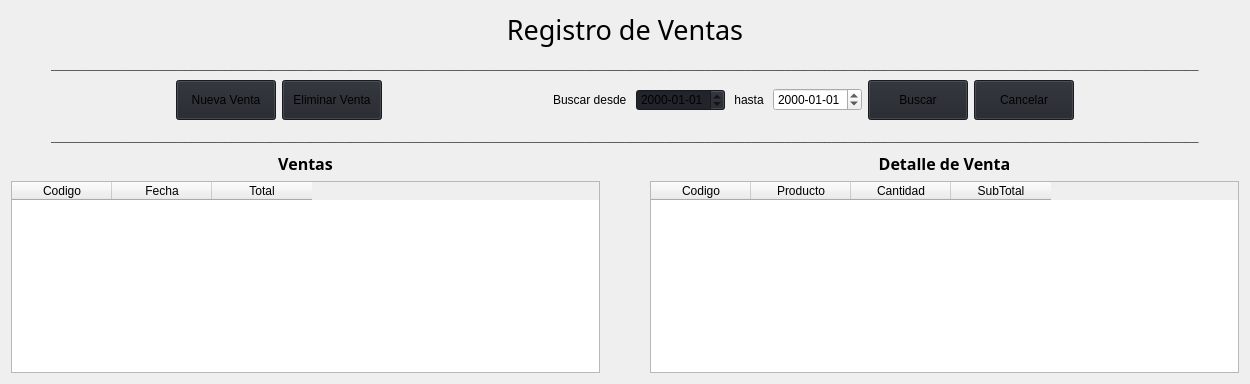
            <widget class="QWidget" name="page_ventas">
             <layout class="QVBoxLayout" name="verticalLayout_19">
              <item>
               <widget class="QLabel" name="label_15">
                <property name="font">
                 <font>
                  <family>Arial Black</family>
                  <pointsize>20</pointsize>
                  <weight>50</weight>
                  <italic>false</italic>
                  <bold>false</bold>
                 </font>
                </property>
                <property name="text">
                 <string>Registro de Ventas</string>
                </property>
                <property name="alignment">
                 <set>Qt::AlignCenter</set>
                </property>
               </widget>
              </item>
              <item>
               <layout class="QHBoxLayout" name="horizontalLayout_44">
                <item>
                 <spacer name="horizontalSpacer_65">
                  <property name="orientation">
                   <enum>Qt::Horizontal</enum>
                  </property>
                  <property name="sizeHint" stdset="0">
                   <size>
                    <width>40</width>
                    <height>20</height>
                   </size>
                  </property>
                 </spacer>
                </item>
                <item>
                 <widget class="QLabel" name="label_43">
                  <property name="styleSheet">
                   <string notr="true">color: rgb(67, 67, 67)</string>
                  </property>
                  <property name="text">
                   <string>____________________________________________________________________________________________________________________________________________________________________________</string>
                  </property>
                 </widget>
                </item>
                <item>
                 <spacer name="horizontalSpacer_66">
                  <property name="orientation">
                   <enum>Qt::Horizontal</enum>
                  </property>
                  <property name="sizeHint" stdset="0">
                   <size>
                    <width>40</width>
                    <height>20</height>
                   </size>
                  </property>
                 </spacer>
                </item>
               </layout>
              </item>
              <item>
               <layout class="QHBoxLayout" name="horizontalLayout_39">
                <item>
                 <spacer name="horizontalSpacer_46">
                  <property name="orientation">
                   <enum>Qt::Horizontal</enum>
                  </property>
                  <property name="sizeHint" stdset="0">
                   <size>
                    <width>40</width>
                    <height>20</height>
                   </size>
                  </property>
                 </spacer>
                </item>
                <item>
                 <widget class="QPushButton" name="btn_nuevaVenta">
                  <property name="minimumSize">
                   <size>
                    <width>100</width>
                    <height>40</height>
                   </size>
                  </property>
                  <property name="cursor">
                   <cursorShape>PointingHandCursor</cursorShape>
                  </property>
                  <property name="styleSheet">
                   <string notr="true">background-color: rgb(33, 37, 43)</string>
                  </property>
                  <property name="text">
                   <string>Nueva Venta</string>
                  </property>
                 </widget>
                </item>
                <item>
                 <widget class="QPushButton" name="btn_eliminarVenta">
                  <property name="minimumSize">
                   <size>
                    <width>100</width>
                    <height>40</height>
                   </size>
                  </property>
                  <property name="cursor">
                   <cursorShape>PointingHandCursor</cursorShape>
                  </property>
                  <property name="styleSheet">
                   <string notr="true">background-color: rgb(33, 37, 43)</string>
                  </property>
                  <property name="text">
                   <string>Eliminar Venta</string>
                  </property>
                 </widget>
                </item>
                <item>
                 <spacer name="horizontalSpacer_52">
                  <property name="orientation">
                   <enum>Qt::Horizontal</enum>
                  </property>
                  <property name="sizeHint" stdset="0">
                   <size>
                    <width>40</width>
                    <height>20</height>
                   </size>
                  </property>
                 </spacer>
                </item>
                <item>
                 <widget class="QLabel" name="label_36">
                  <property name="text">
                   <string>Buscar desde </string>
                  </property>
                 </widget>
                </item>
                <item>
                 <widget class="QDateEdit" name="dateEdit_inicial">
                  <property name="styleSheet">
                   <string notr="true">background-color: rgb(33, 37, 43)</string>
                  </property>
                  <property name="displayFormat">
                   <string>yyyy-MM-dd</string>
                  </property>
                 </widget>
                </item>
                <item>
                 <widget class="QLabel" name="label_42">
                  <property name="text">
                   <string> hasta </string>
                  </property>
                 </widget>
                </item>
                <item>
                 <widget class="QDateEdit" name="dateEdit_final">
                  <property name="displayFormat">
                   <string>yyyy-MM-dd</string>
                  </property>
                 </widget>
                </item>
                <item>
                 <widget class="QPushButton" name="btn_buscar_fecha">
                  <property name="minimumSize">
                   <size>
                    <width>100</width>
                    <height>40</height>
                   </size>
                  </property>
                  <property name="cursor">
                   <cursorShape>PointingHandCursor</cursorShape>
                  </property>
                  <property name="styleSheet">
                   <string notr="true">background-color: rgb(33, 37, 43)</string>
                  </property>
                  <property name="text">
                   <string>Buscar</string>
                  </property>
                 </widget>
                </item>
                <item>
                 <widget class="QPushButton" name="btn_buscar_fecha_cancelar">
                  <property name="minimumSize">
                   <size>
                    <width>100</width>
                    <height>40</height>
                   </size>
                  </property>
                  <property name="cursor">
                   <cursorShape>PointingHandCursor</cursorShape>
                  </property>
                  <property name="styleSheet">
                   <string notr="true">background-color: rgb(33, 37, 43)</string>
                  </property>
                  <property name="text">
                   <string>Cancelar</string>
                  </property>
                 </widget>
                </item>
                <item>
                 <spacer name="horizontalSpacer_53">
                  <property name="orientation">
                   <enum>Qt::Horizontal</enum>
                  </property>
                  <property name="sizeHint" stdset="0">
                   <size>
                    <width>40</width>
                    <height>20</height>
                   </size>
                  </property>
                 </spacer>
                </item>
               </layout>
              </item>
              <item>
               <layout class="QHBoxLayout" name="horizontalLayout_45">
                <item>
                 <spacer name="horizontalSpacer_67">
                  <property name="orientation">
                   <enum>Qt::Horizontal</enum>
                  </property>
                  <property name="sizeHint" stdset="0">
                   <size>
                    <width>40</width>
                    <height>20</height>
                   </size>
                  </property>
                 </spacer>
                </item>
                <item>
                 <widget class="QLabel" name="label_44">
                  <property name="styleSheet">
                   <string notr="true">color: rgb(67, 67, 67)</string>
                  </property>
                  <property name="text">
                   <string>____________________________________________________________________________________________________________________________________________________________________________</string>
                  </property>
                 </widget>
                </item>
                <item>
                 <spacer name="horizontalSpacer_68">
                  <property name="orientation">
                   <enum>Qt::Horizontal</enum>
                  </property>
                  <property name="sizeHint" stdset="0">
                   <size>
                    <width>40</width>
                    <height>20</height>
                   </size>
                  </property>
                 </spacer>
                </item>
               </layout>
              </item>
              <item>
               <layout class="QHBoxLayout" name="horizontalLayout_38">
                <item>
                 <layout class="QVBoxLayout" name="verticalLayout_14">
                  <item>
                   <widget class="QLabel" name="label_30">
                    <property name="font">
                     <font>
                      <family>Arial Black</family>
                      <pointsize>12</pointsize>
                      <weight>75</weight>
                      <italic>false</italic>
                      <bold>true</bold>
                     </font>
                    </property>
                    <property name="text">
                     <string>Ventas</string>
                    </property>
                    <property name="alignment">
                     <set>Qt::AlignCenter</set>
                    </property>
                   </widget>
                  </item>
                  <item>
                   <widget class="QTableWidget" name="table_ventas">
                    <property name="minimumSize">
                     <size>
                      <width>0</width>
                      <height>0</height>
                     </size>
                    </property>
                    <property name="styleSheet">
                     <string notr="true"/>
                    </property>
                    <property name="verticalScrollBarPolicy">
                     <enum>Qt::ScrollBarAsNeeded</enum>
                    </property>
                    <property name="editTriggers">
                     <set>QAbstractItemView::NoEditTriggers</set>
                    </property>
                    <property name="selectionMode">
                     <enum>QAbstractItemView::SingleSelection</enum>
                    </property>
                    <property name="selectionBehavior">
                     <enum>QAbstractItemView::SelectRows</enum>
                    </property>
                    <attribute name="verticalHeaderVisible">
                     <bool>false</bool>
                    </attribute>
                    <column>
                     <property name="text">
                      <string>Codigo</string>
                     </property>
                    </column>
                    <column>
                     <property name="text">
                      <string>Fecha</string>
                     </property>
                    </column>
                    <column>
                     <property name="text">
                      <string>Total</string>
                     </property>
                    </column>
                   </widget>
                  </item>
                 </layout>
                </item>
                <item>
                 <widget class="QFrame" name="frame_3">
                  <property name="maximumSize">
                   <size>
                    <width>900</width>
                    <height>16777215</height>
                   </size>
                  </property>
                  <layout class="QVBoxLayout" name="verticalLayout_17">
                   <item>
                    <spacer name="verticalSpacer_16">
                     <property name="orientation">
                      <enum>Qt::Vertical</enum>
                     </property>
                     <property name="sizeHint" stdset="0">
                      <size>
                       <width>20</width>
                       <height>40</height>
                      </size>
                     </property>
                    </spacer>
                   </item>
                   <item>
                    <spacer name="verticalSpacer_17">
                     <property name="orientation">
                      <enum>Qt::Vertical</enum>
                     </property>
                     <property name="sizeHint" stdset="0">
                      <size>
                       <width>20</width>
                       <height>40</height>
                      </size>
                     </property>
                    </spacer>
                   </item>
                   <item>
                    <spacer name="verticalSpacer_18">
                     <property name="orientation">
                      <enum>Qt::Vertical</enum>
                     </property>
                     <property name="sizeHint" stdset="0">
                      <size>
                       <width>20</width>
                       <height>40</height>
                      </size>
                     </property>
                    </spacer>
                   </item>
                  </layout>
                 </widget>
                </item>
                <item>
                 <layout class="QVBoxLayout" name="verticalLayout_18">
                  <item>
                   <widget class="QLabel" name="label_39">
                    <property name="font">
                     <font>
                      <family>Arial Black</family>
                      <pointsize>12</pointsize>
                      <weight>75</weight>
                      <italic>false</italic>
                      <bold>true</bold>
                     </font>
                    </property>
                    <property name="text">
                     <string>Detalle de Venta</string>
                    </property>
                    <property name="alignment">
                     <set>Qt::AlignCenter</set>
                    </property>
                   </widget>
                  </item>
                  <item>
                   <widget class="QTableWidget" name="table_detalleVentaSelec">
                    <property name="minimumSize">
                     <size>
                      <width>0</width>
                      <height>0</height>
                     </size>
                    </property>
                    <property name="editTriggers">
                     <set>QAbstractItemView::NoEditTriggers</set>
                    </property>
                    <property name="selectionMode">
                     <enum>QAbstractItemView::SingleSelection</enum>
                    </property>
                    <property name="selectionBehavior">
                     <enum>QAbstractItemView::SelectRows</enum>
                    </property>
                    <attribute name="verticalHeaderVisible">
                     <bool>false</bool>
                    </attribute>
                    <column>
                     <property name="text">
                      <string>Codigo</string>
                     </property>
                    </column>
                    <column>
                     <property name="text">
                      <string>Producto</string>
                     </property>
                    </column>
                    <column>
                     <property name="text">
                      <string>Cantidad</string>
                     </property>
                    </column>
                    <column>
                     <property name="text">
                      <string>SubTotal</string>
                     </property>
                    </column>
                   </widget>
                  </item>
                 </layout>
                </item>
               </layout>
              </item>
             </layout>
            </widget>
